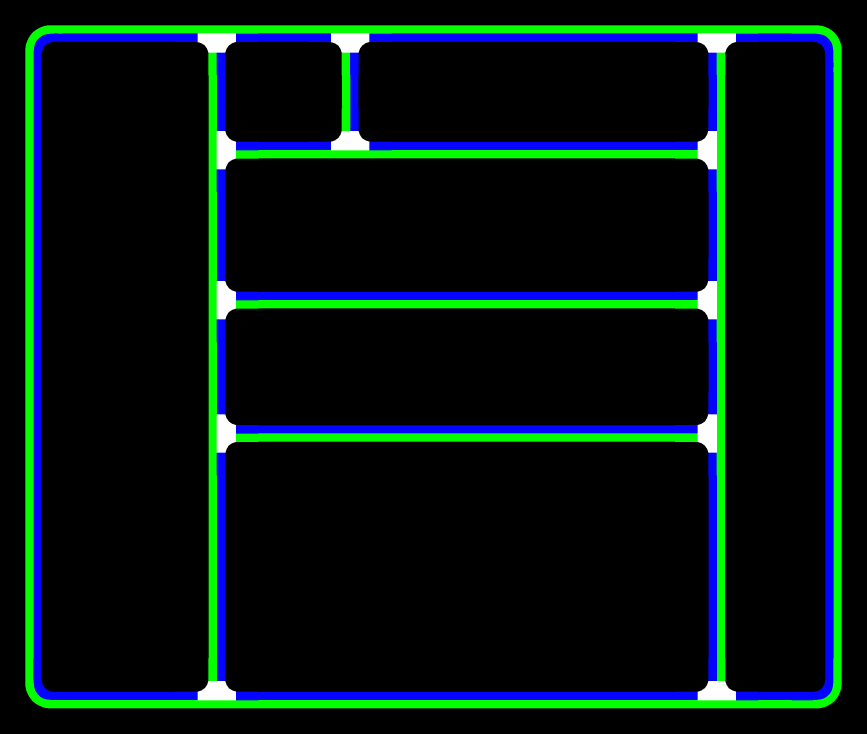
#> input picture maps/Town01-colored.png, 2600 x 2200 px (shown at 1/3 size); its folder holds only this picture in this run
$ python -i utils.py   (imports and definitions only)   (older library calls are emulated)
#> lines starting #> are read from the running program, lines starting #| are printed output that depends on the picture; after the words box and inside, x2 and y2 are one past the last pixel; in counts of white or black regions, pixels touching at a corner belong together
#> further down, picture is the input picture: shape (2200, 2600, 3); mean B, G, R 19.7, 21.7, 3.5
import cv2
import math
import numpy as np
import pandas as pd
from shapely.geometry import Polygon


WHITE = [255, 255, 255]
BLACK = [0, 0, 0]

# Reduce number of points on contours such that Rviz can render them
FILTER_FACTOR = 2

# Vector map files
POINTS_COLUMNS = ["i", "j", "PID", "lat", "long"]

# init information
Density = 0.1643    # meters per pixel
# MAP_OFFSET = np.array([-16.43022, -16.43022, 0.000])  # for Town1
MAP_OFFSET = np.array([-21.87022, 91.04978])    # for Town2
LAT_LONG_COORD_TOP_LEFT = np.array([45., 45.])

MAX_LANE_PIXEL_WIDTH = 40
LANE_WIDTH = 3.98   # meters

# Compute distance between two points
def distance(point1, point2):
    return np.linalg.norm(point1 - point2)

# Display contours
# [563 lines left out: functions display_contours, transform_coord_to_lat_long, pixel_to_coord, get_pid, neighbours, roadedge_point and 10 more, not called in this run]


# Junction related functions
def detect_junctions(map_img):
    LOW_THRESH_JUNCTION = (255,0,255)
    HIGH_THRESH_JUNCTION = (255, 255, 255)
    mask = cv2.inRange(map_img, LOW_THRESH_JUNCTION, HIGH_THRESH_JUNCTION)
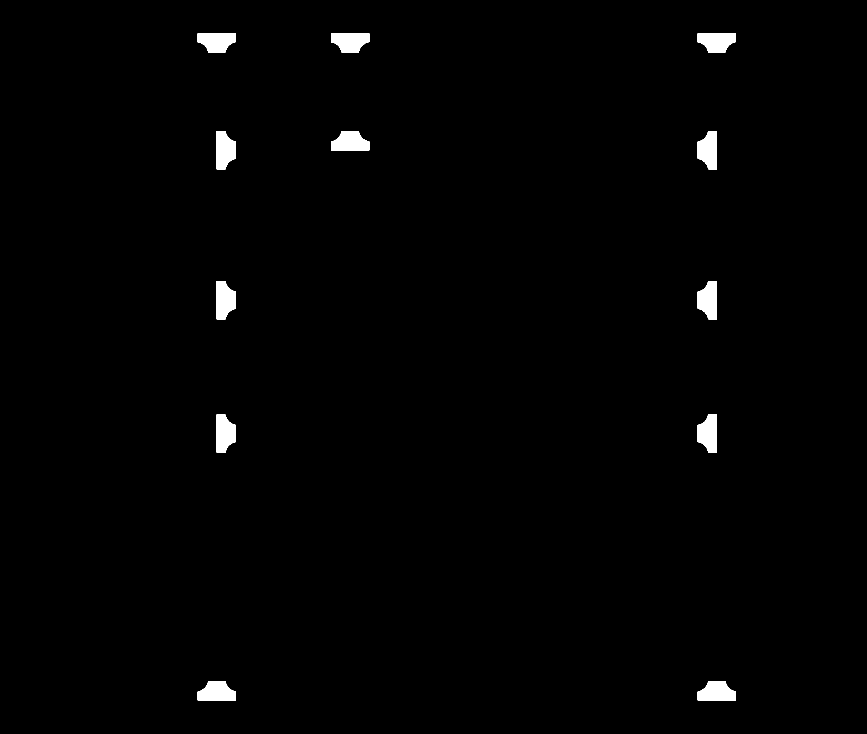
#> mask: shape (2200, 2600) (shown at 1/3 size); 1.1% white; 12 white regions
    _, thresh = cv2.threshold(mask, 0, 255, cv2.THRESH_BINARY)
    _, contours, _ = cv2.findContours(thresh, cv2.RETR_CCOMP, cv2.CHAIN_APPROX_NONE)
#> contours = 12 contours; largest, box (x1, y1, x2, y2) and area: (2093, 1243, 2151, 1358) 5062, (650, 1243, 708, 1358) 5062, (2093, 843, 2151, 958) 5062, (2093, 393, 2151, 508) 5062, (2093, 100, 2208, 158) 5062
    contours = list(map(lambda x: x.reshape(np.delete(x.shape, 1)), contours))
#> contours = 12 items

    # Find the polygon for each junction
    junctions = []
    for contour in contours:
        junction = []
        # Find extreme points of the junction
        for point in contour:
            v = [(-1, -1), (-1, 0), (-1, 1), (0, -1), (0, 1), (1, -1), (1, 0), (1, 1)]
            white_neighbors = 0
            for p in v:
                nx = p[0] + point[0]
                ny = p[1] + point[1]
                if np.all(map_img[ny, nx] == WHITE):
                    white_neighbors += 1
            # Found extreme point
            if white_neighbors <= 3:
                junction.append(point)

        # Find points that need to be moved to a road edge
        max_len = 0
        max_ind = 0
        max_nei_ind = 0
        for i in range(len(junction)):
            nei = (i + 1) % len(junction)
            if np.any(junction[i] == junction[nei]):
                dist = distance(junction[i], junction[nei])
                if max_len < dist:
                    max_len = dist
                    max_ind = i
                    max_nei_ind = nei

        # Extend points to the road edge
        dir = 1
        if junction[max_ind][0] == junction[max_nei_ind][0]:
            # Search left
            if np.all(map_img[junction[max_ind][1], junction[max_ind][0] + 1] == WHITE):
                dir = -1
            while not np.all(map_img[junction[max_ind][1], junction[max_ind][0]] == BLACK):
                junction[max_ind][0] += dir
            junction[max_nei_ind][0] = junction[max_ind][0]
        else:
            # Search up
            if np.all(map_img[junction[max_ind][1] + 1, junction[max_ind][0]] == WHITE):
                dir = -1
            while not np.all(map_img[junction[max_ind][1], junction[max_ind][0]] == BLACK):
                junction[max_ind][1] += dir
            junction[max_nei_ind][1] = junction[max_ind][1]
        junctions.append(junction)
#> this loop made 12 passes
#> dir on passes 1 to 12: 1, 1, 1, -1, 1, -1, 1, 1, -1, -1, -1, -1
#> after the loop, junctions = 12 items

    return junctions


# [72 lines left out: functions split_at_junctions, stick_lanes, intersect, not called in this run]

>>> import cv2
>>> picture = cv2.imread('maps/Town01-colored.png')
>>> result = detect_junctions(picture)
#> result = 12 items

$ run again, on maps/Town02-colored.png
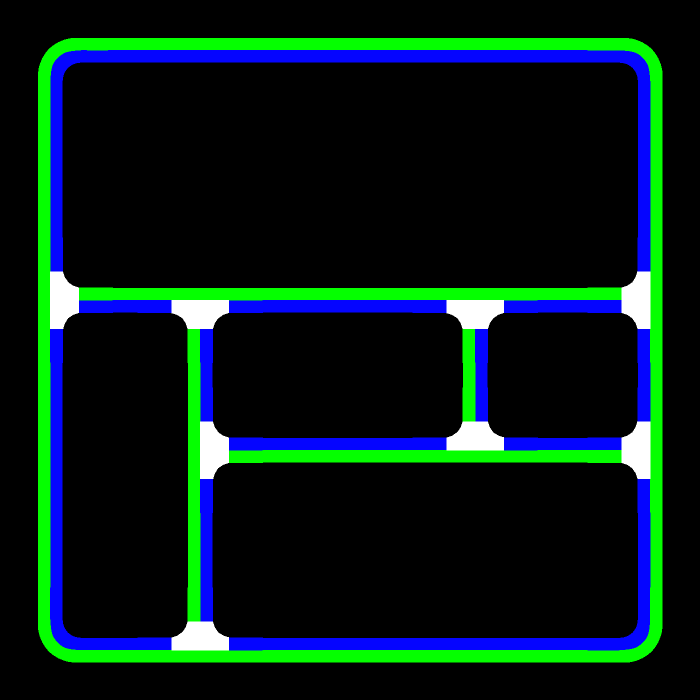
#> input picture maps/Town02-colored.png, 1400 x 1400 px (shown at 1/2 size)
#> picture is the input picture: shape (1400, 1400, 3); mean B, G, R 25.9, 29.6, 6.3
#> in detect_junctions, `mask = cv2.inRange(map_img, LOW_THRESH_JUNCTION, HIGH_THRESH_JUNCTION)`:
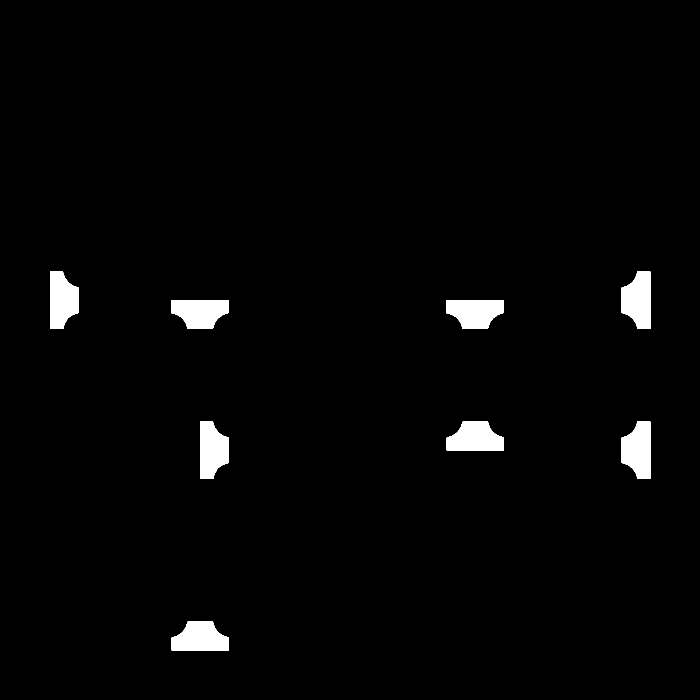
#> mask: shape (1400, 1400) (shown at 1/2 size); 2.1% white; 8 white regions
#> in detect_junctions, `_, contours, _ = cv2.findContours(thresh, cv2.RETR_CCOMP, cv2.CHAIN_AP..`: contours = 8 contours; box (x1, y1, x2, y2) and area: (1243, 843, 1301, 958) 5062, (893, 600, 1008, 658) 5062, (1243, 543, 1301, 658) 5062, (343, 1243, 458, 1301) 5061, (893, 843, 1008, 901) 5061, (400, 843, 458, 958) 5061, (343, 600, 458, 658) 5061, (100, 543, 158, 658) 5061
#> in detect_junctions, `contours = list(map(lambda x: x.reshape(np.delete(x.shape, 1)), contou..`: contours = 8 items
#> the loop in detect_junctions, `for contour in contours:` made 8 passes
#> dir on passes 1 to 8: 1, 1, 1, -1, -1, -1, 1, -1
